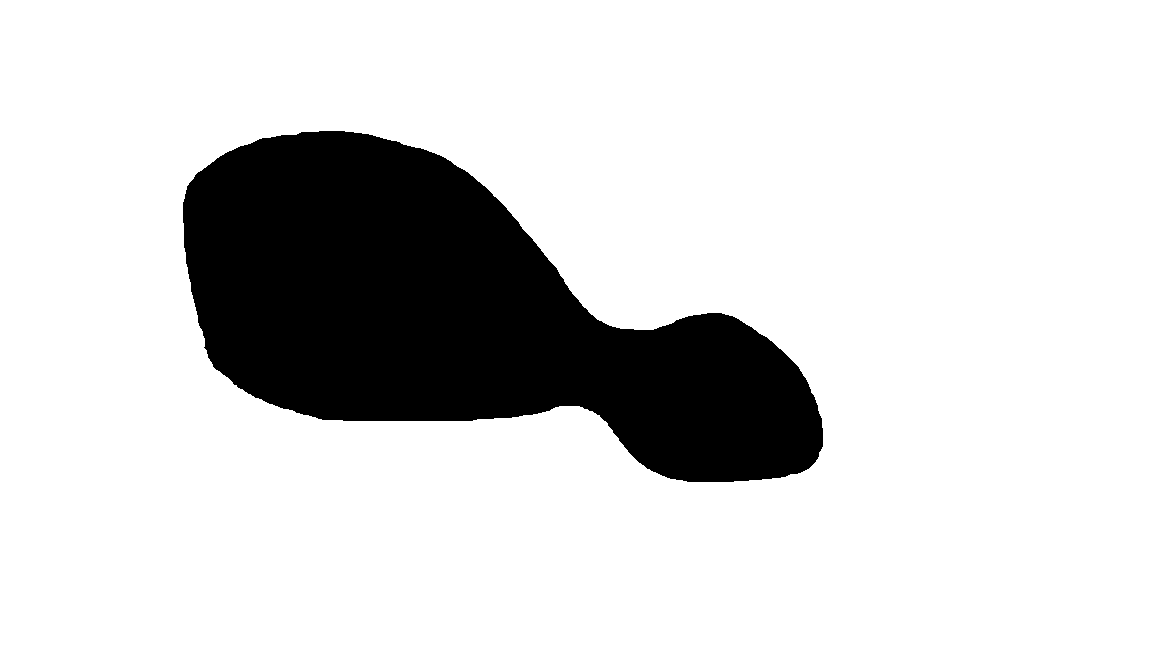
#> input picture 2023-2024/PMP-33/coursework/Kryzhalka Liubov/voronoi/photos/3.png, 1152 x 648 px
$ python PythonApplication1.py
#> lines starting #> are read from the running program, lines starting #| are printed output that depends on the picture; after the words box and inside, x2 and y2 are one past the last pixel; in counts of white or black regions, pixels touching at a corner belong together
import cv2 as cv
import numpy as np

img=cv.imread('photos/3.png')
#> img is the input picture: shape (648, 1152, 3); 83.2% white; 1 black region, box (x1, y1, x2, y2) and area: (183, 131, 823, 482) 125194
cv.imshow('3',img)

canny = cv.Canny(img,125,175)
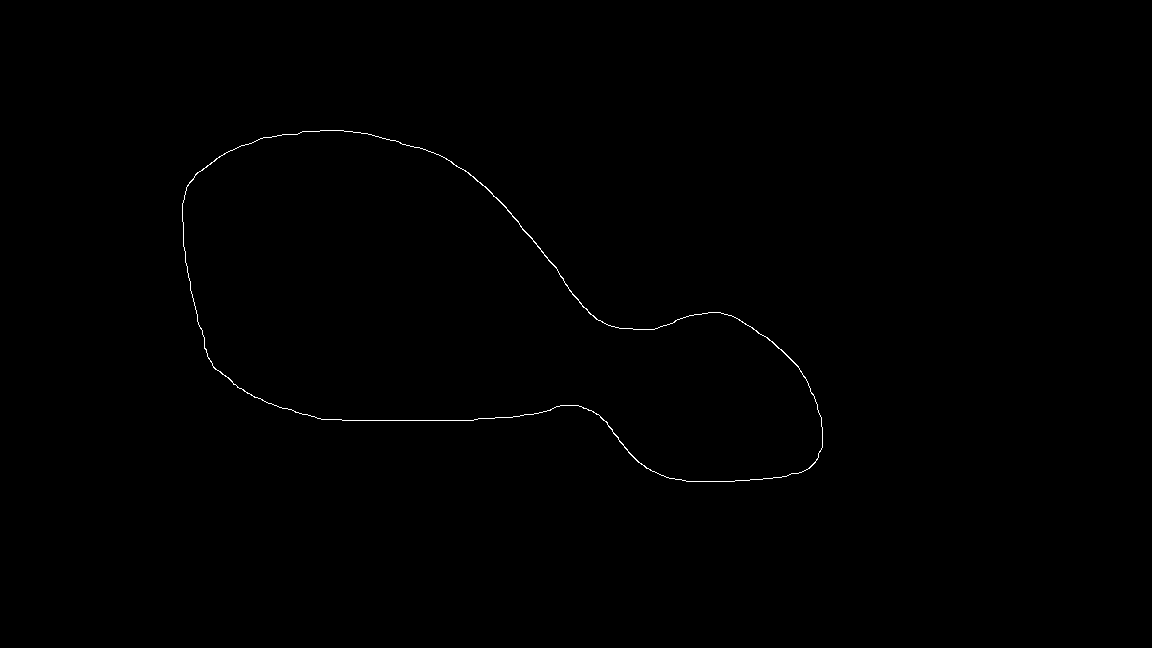
#> canny: shape (648, 1152); 0.24% white in thin lines or dots, all inside (x1, y1, x2, y2) = (182, 130, 823, 482)
cv.imshow('Canny Edges',canny)

# [4 lines of commented-out code are left out]
contours, hierarchiers = cv.findContours(canny, cv.RETR_EXTERNAL, cv.CHAIN_APPROX_NONE)
#> contours = 1 contour; box (x1, y1, x2, y2) and area: (182, 130, 823, 482) 125262
print(f'{len(contours)}')
#| 1
print(contours)
#> (printed output is left out)


l=[]
ll=[]
filename = ('output.txt')
file1 = open(filename, 'w')
for i in range(len(contours)):
    i_contour = contours[i]
    for d in range(len(i_contour)):
        XY_Coordinates = i_contour[d]
        l.append(XY_Coordinates[0][0])
        l.append(XY_Coordinates[0][1])
        file1.write(str(XY_Coordinates[0][0]) + ' ' +str(XY_Coordinates[0][1]))
        file1.write('\n')
        ll.append(l)
#> this loop made 1 pass
#> after the loop, l = 3058 values, max 822 at index 1892, min 130 at index 1, mean 406.3; ll = 1529 items
file1.close()

cv.waitKey(0)

$ run again, with 2023-2024/PMP-33/coursework/Kryzhalka Liubov/voronoi/photos/1.png copied over 2023-2024/PMP-33/coursework/Kryzhalka Liubov/voronoi/photos/3.png
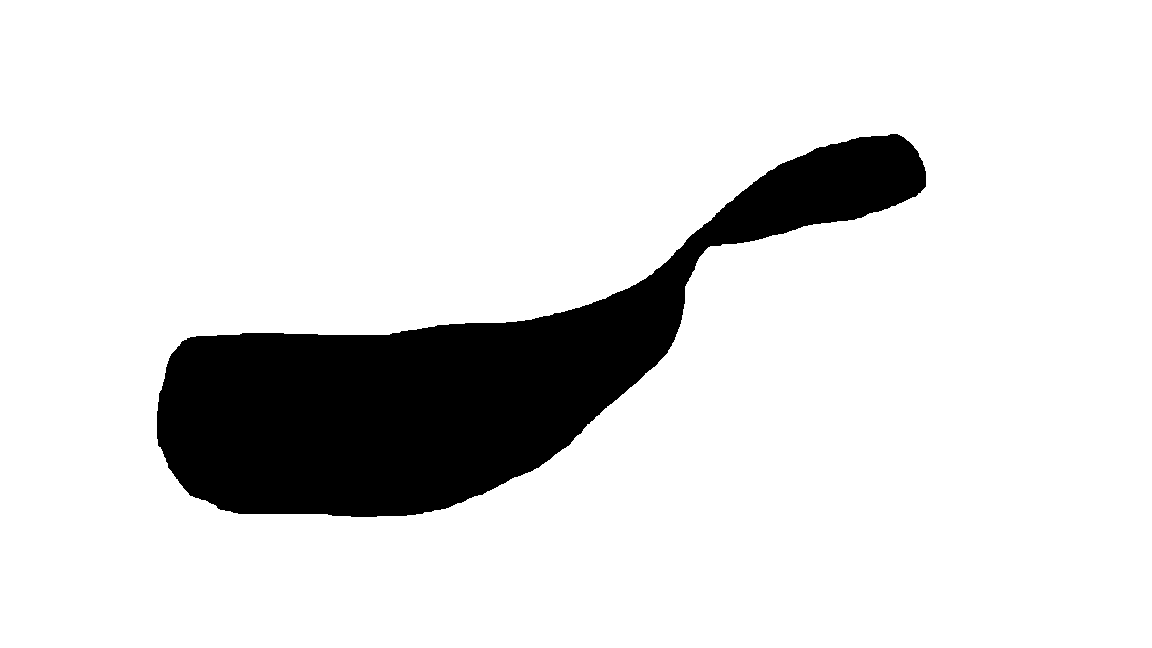
#> input picture 2023-2024/PMP-33/coursework/Kryzhalka Liubov/voronoi/photos/1.png, 1152 x 648 px
#> img is the input picture: shape (648, 1152, 3); 87.1% white; 1 black region, box (x1, y1, x2, y2) and area: (157, 134, 926, 517) 96023
#> `canny = cv.Canny(img,125,175)`:
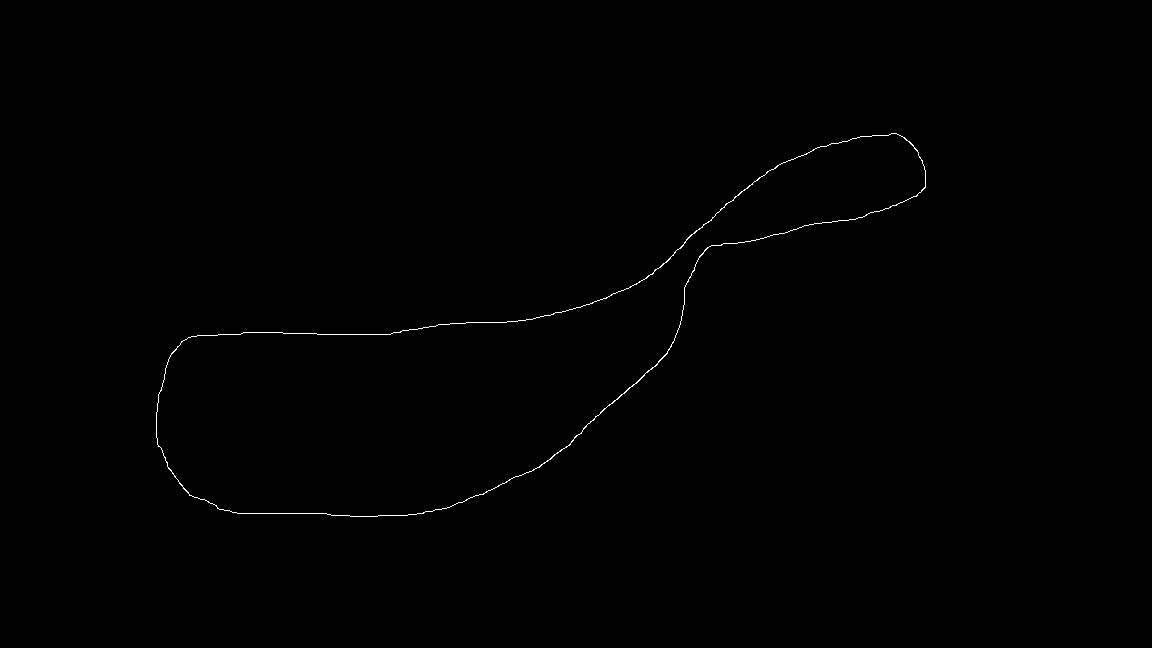
#> canny: shape (648, 1152); 0.26% white in thin lines or dots, all inside (x1, y1, x2, y2) = (156, 133, 926, 517)
#> contours = 1 contour; box (x1, y1, x2, y2) and area: (156, 133, 926, 517) 96160
#| 1
#> (printed output is left out)
#> the loop `for i in range(len(contours)):` made 1 pass
#> after the loop `for i in range(len(contours)):`: l = 3504 values, max 925 at index 3376, min 133 at index 1, mean 433.7; ll = 1752 items

$ run again, with 2023-2024/PMP-33/coursework/Kryzhalka Liubov/voronoi/photos/10.png copied over 2023-2024/PMP-33/coursework/Kryzhalka Liubov/voronoi/photos/3.png
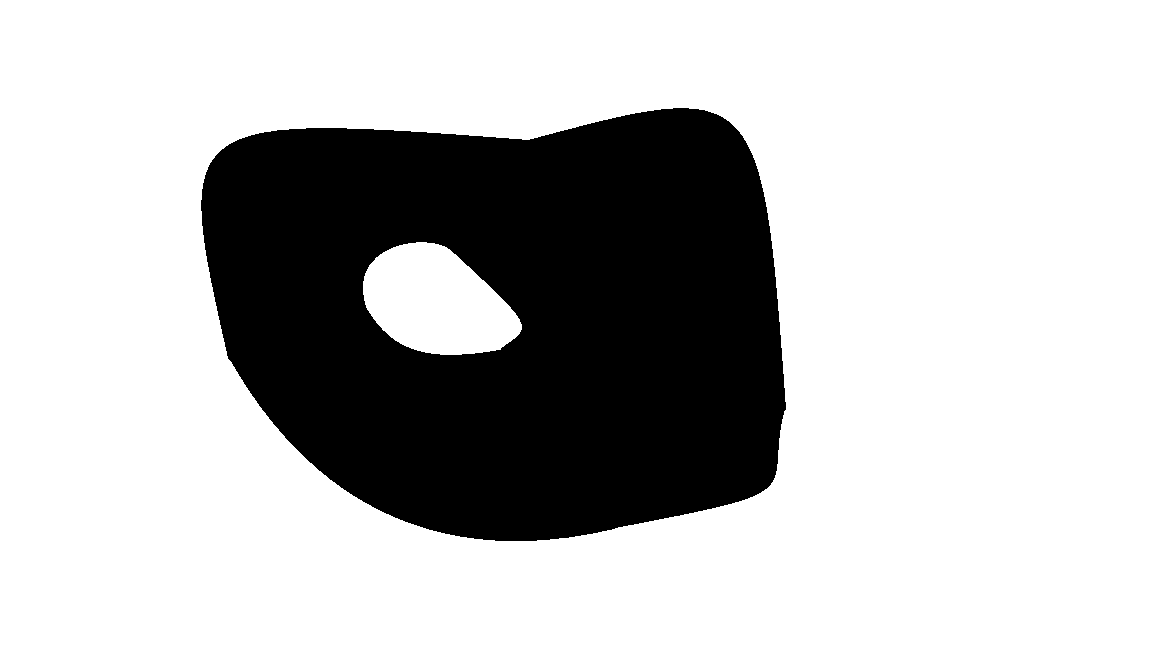
#> input picture 2023-2024/PMP-33/coursework/Kryzhalka Liubov/voronoi/photos/10.png, 1152 x 648 px
#> img is the input picture: shape (648, 1152, 3); 73.8% white; 1 black region, box (x1, y1, x2, y2) and area: (201, 108, 786, 541) 195855
#> `canny = cv.Canny(img,125,175)`:
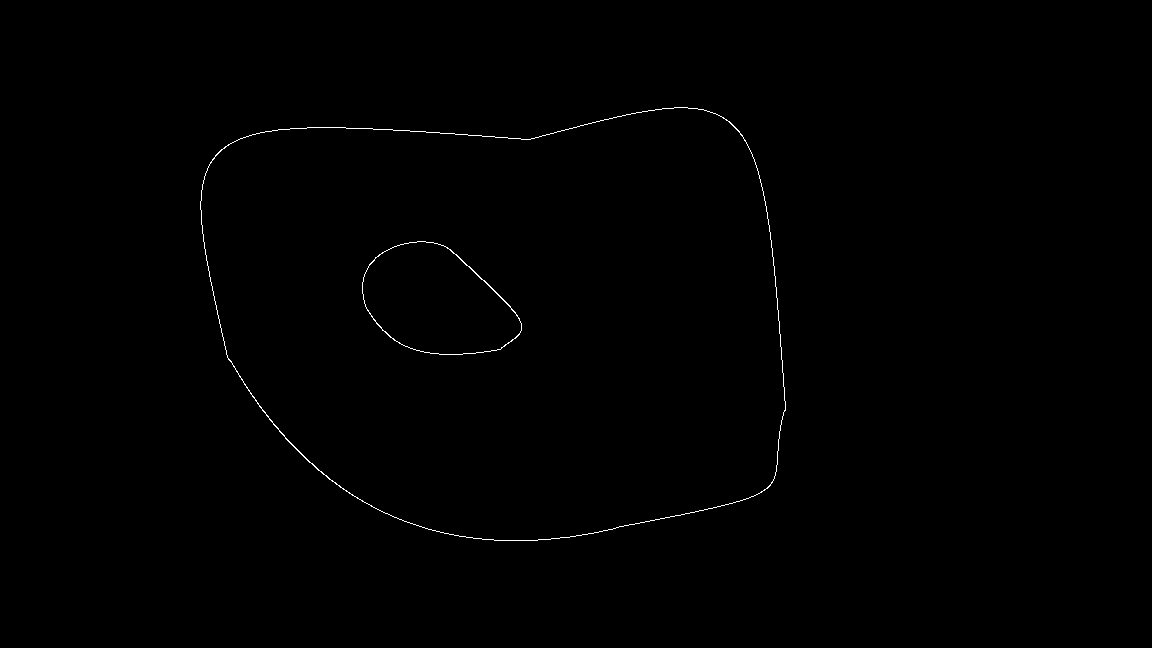
#> canny: shape (648, 1152); 0.3% white in thin lines or dots, all inside (x1, y1, x2, y2) = (200, 107, 786, 541)
#> contours = 1 contour; box (x1, y1, x2, y2) and area: (200, 107, 786, 541) 208616
#| 1
#> (printed output is left out)
#> the loop `for i in range(len(contours)):` made 1 pass
#> after the loop `for i in range(len(contours)):`: l = 3292 values, max 785 at index 2604, min 107 at index 1, mean 410.6; ll = 1646 items

$ run again, with 2023-2024/PMP-33/coursework/Kryzhalka Liubov/voronoi/photos/4.png copied over 2023-2024/PMP-33/coursework/Kryzhalka Liubov/voronoi/photos/3.png
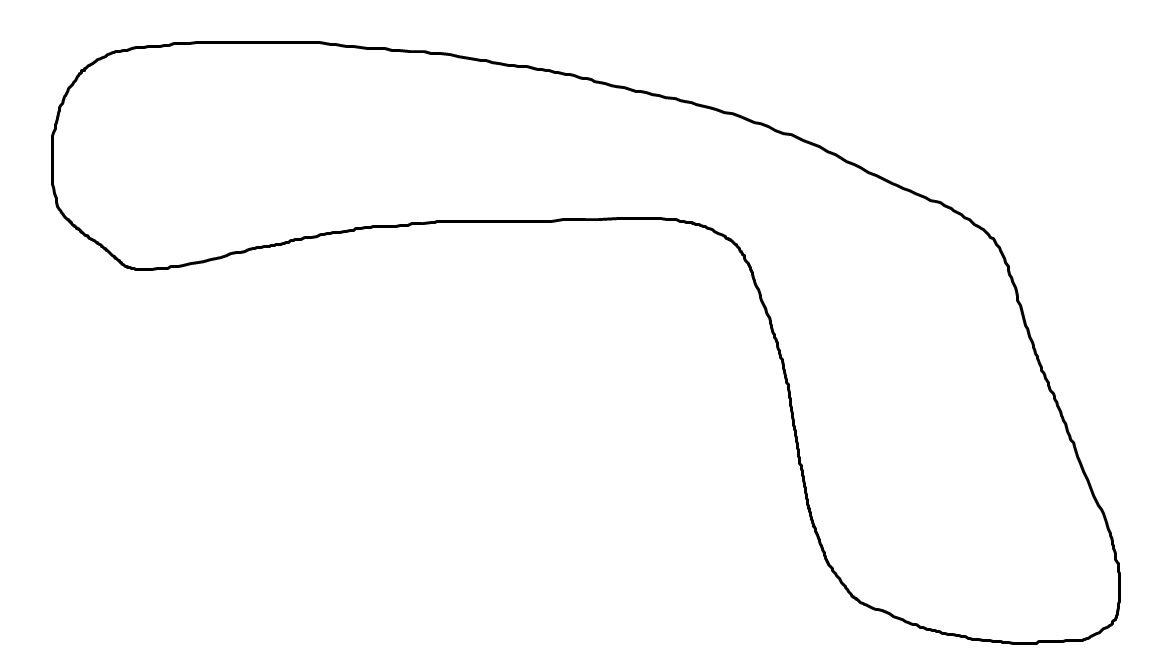
#> input picture 2023-2024/PMP-33/coursework/Kryzhalka Liubov/voronoi/photos/4.png, 1152 x 648 px
#> img is the input picture: shape (648, 1152, 3); min 0, max 255, mean 252
#> `canny = cv.Canny(img,125,175)`:
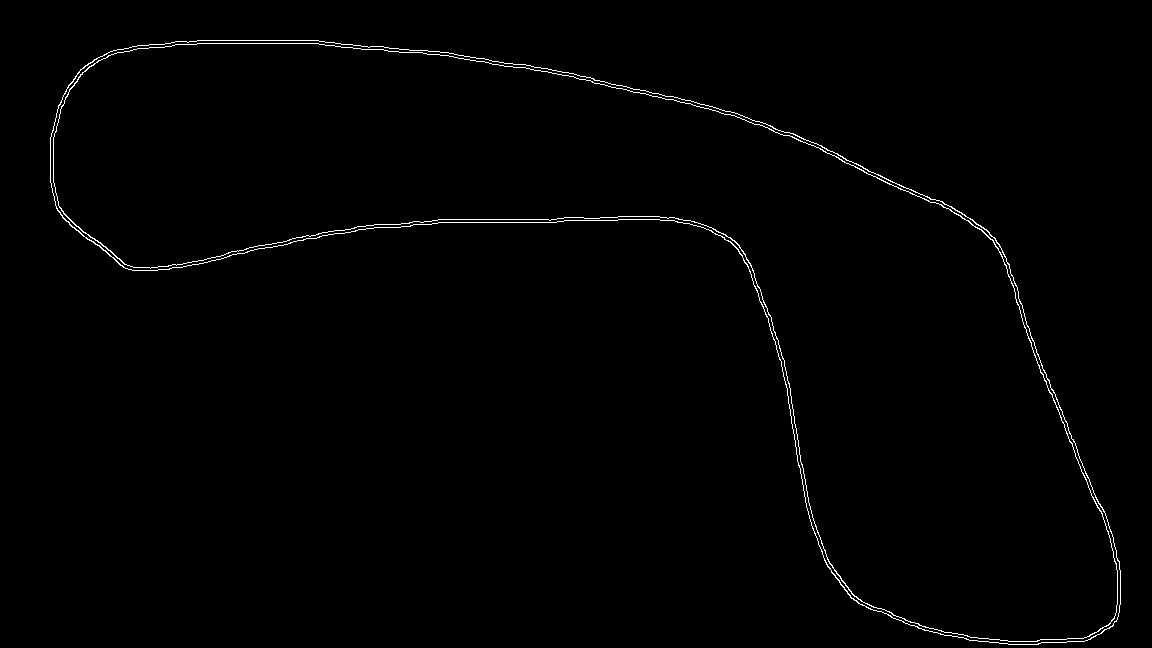
#> canny: shape (648, 1152); 0.82% white in thin lines or dots, all inside (x1, y1, x2, y2) = (50, 40, 1121, 645)
#> contours = 1 contour; box (x1, y1, x2, y2) and area: (50, 40, 1121, 645) 244398
#| 1
#> (printed output is left out)
#> the loop `for i in range(len(contours)):` made 1 pass
#> after the loop `for i in range(len(contours)):`: l = 5482 values, max 1120 at index 3150, min 40 at index 1, mean 449.8; ll = 2741 items
